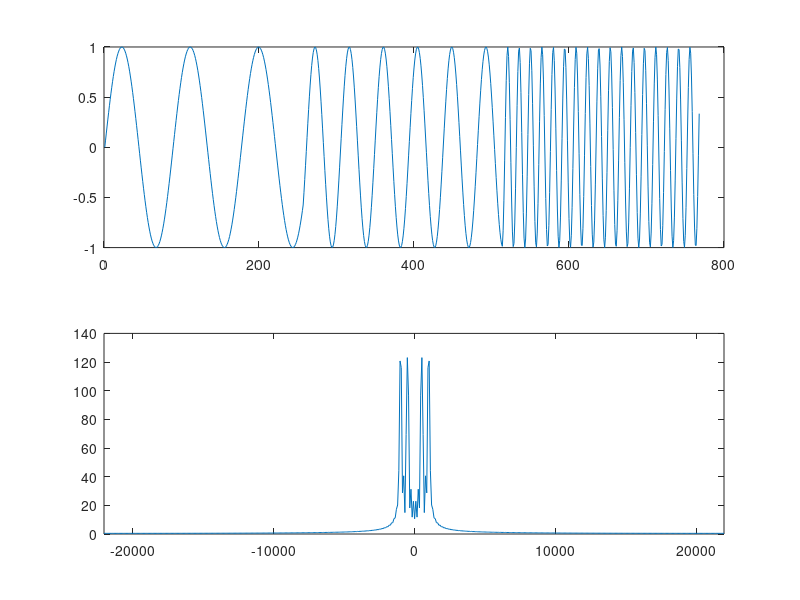

Write the MATLAB code that produced this figure.
clear all;
close all;

m_phase         = 0;
frequency       = 500;
fs              = 44100

signal          = [];

samples         = 2^8;

initial         = 1;

for k=1:3

  frequency     = k*frequency
  phaseInc      = 2*pi*frequency/fs;  

  if(k == 1)
    initial     = 1;
  else
    initial     = ((k-1)*samples) + 1; 
  endif

  for i=initial:k*samples

     signal(i)  = sin(m_phase); 
     m_phase    = m_phase + phaseInc; 

  end

  m_phase       = mod(m_phase, 2*pi);

endfor

subplot(211);
plot(signal);

N               = 512;

X               = fftshift(fft(signal,N));

df              = fs / N;
sampleIndex     = -N/2:N/2-1;
relative_f      = sampleIndex * df;

subplot(212);
plot(relative_f, abs(X));
axis([min(relative_f) max(relative_f)])
